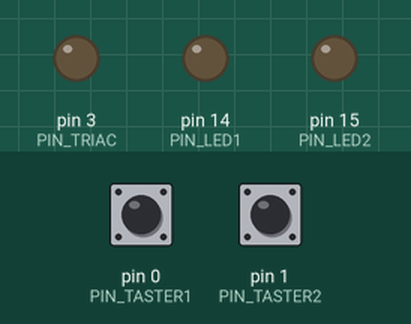
Simulated run of this sketch. Board: Arduino Uno, built with avr-gcc and run on an emulated ATmega328P. On the bench: output pins drawn as LEDs (lit = HIGH). Inputs (shaded band) come from the test bench; at power-on: pin 0 (PIN_TASTER1) LOW, pin 1 (PIN_TASTER2) LOW.

Above: at 1.2 s.
1.3 s: pin 0 (PIN_TASTER1) pulled HIGH for 0.15 s
At 2.5 s:
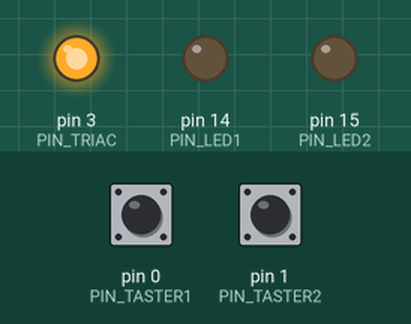
2.9 s: pin 1 (PIN_TASTER2) pulled HIGH for 0.15 s
At 3.8 s:
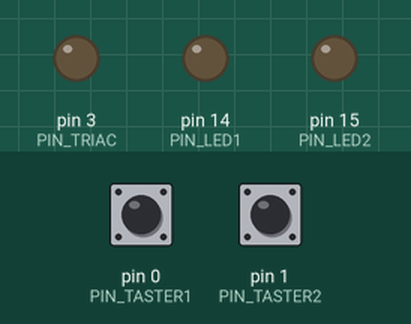
4.5 s: pin 0 (PIN_TASTER1) pulled HIGH for 1 s
At 5.0 s:
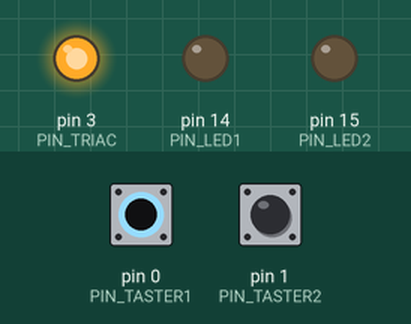
7.0 s: pin 0 (PIN_TASTER1) driven HIGH and pin 1 (PIN_TASTER2) driven HIGH
At 8.2 s:
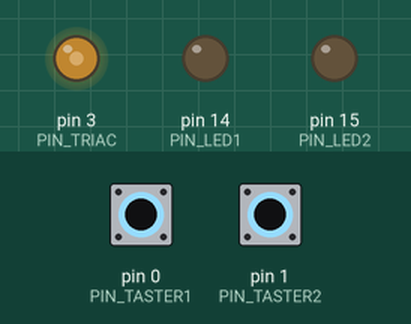
8.5 s: pin 1 (PIN_TASTER2) driven LOW
At 9.0 s:
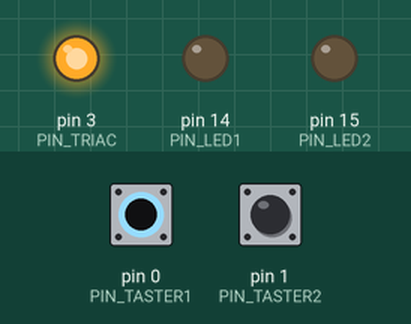
Timing chart, 0 to 11.0 s (numbered marks = the images above; inputs shaded):
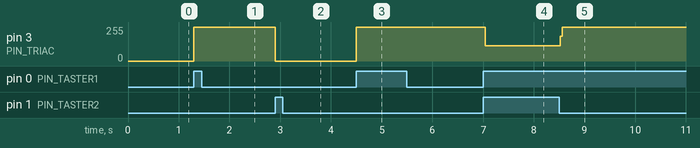

The sketch:

TasterTest.ino
```cpp
#include <Arduino.h>


// Pins initialisieren
const int PIN_TASTER1     = 0;
const int PIN_TASTER2     = 1;
const int PIN_TRIAC       = 3;
const int PIN_ZC_INT      = 9;
const int PIN_LED1        = 14;
const int PIN_LED2        = 15;


void setup(){
  // Pins konfigurieren
  pinMode(PIN_TASTER1, INPUT);
  pinMode(PIN_TASTER2, INPUT);
  pinMode(PIN_TRIAC, OUTPUT);
  pinMode(PIN_ZC_INT, INPUT);
  pinMode(PIN_LED1, OUTPUT);
  pinMode(PIN_LED2, OUTPUT);
  digitalWrite(PIN_TRIAC, LOW);
  digitalWrite(PIN_LED1, LOW);
  digitalWrite(PIN_LED2, LOW);

}


void loop(){

  if(digitalRead(PIN_TASTER1) == 1){
    digitalWrite(PIN_TRIAC, HIGH);
  }
  if(digitalRead(PIN_TASTER2) == 1){
    digitalWrite(PIN_TRIAC, LOW);
  }

}
```

Measured:
- after the input at 1.3 s, pin 3 (PIN_TRIAC): 0/255 → 255/255 at once
- after the input at 2.9 s, pin 3 (PIN_TRIAC): 255/255 → 0/255 at once
- after the input at 4.5 s, pin 3 (PIN_TRIAC): 0/255 → 255/255 at once
- after the input at 7.0 s, pin 3 (PIN_TRIAC): 255/255 → 115/255 at once
- after the input at 8.5 s, pin 3 (PIN_TRIAC): 115/255 → 255/255 at once
